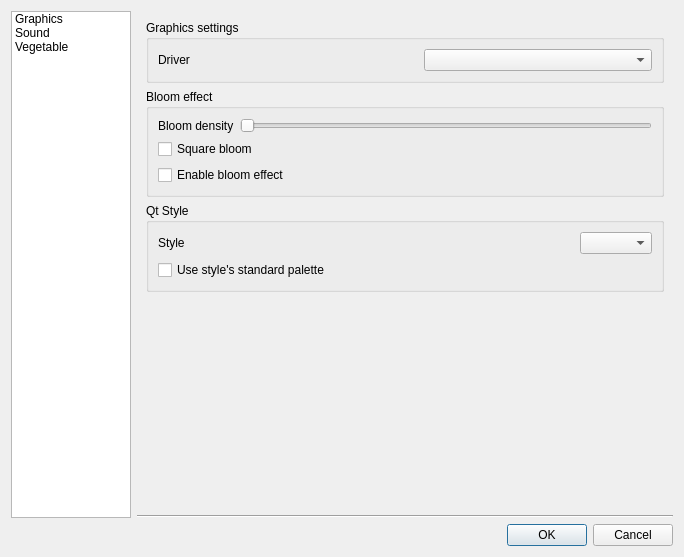
<?xml version="1.0" encoding="UTF-8"?>
<ui version="4.0">
 <class>CSettingsDialog</class>
 <widget class="QDialog" name="CSettingsDialog">
  <property name="windowModality">
   <enum>Qt::NonModal</enum>
  </property>
  <property name="geometry">
   <rect>
    <x>0</x>
    <y>0</y>
    <width>684</width>
    <height>557</height>
   </rect>
  </property>
  <property name="windowTitle">
   <string>Settings</string>
  </property>
  <property name="windowIcon">
   <iconset resource="object_viewer.qrc">
    <normaloff>:/images/preferences.png</normaloff>:/images/preferences.png</iconset>
  </property>
  <property name="modal">
   <bool>true</bool>
  </property>
  <layout class="QGridLayout" name="gridLayout">
   <item row="0" column="0" rowspan="2">
    <widget class="QListWidget" name="listWidget">
     <property name="sizePolicy">
      <sizepolicy hsizetype="Expanding" vsizetype="Expanding">
       <horstretch>0</horstretch>
       <verstretch>0</verstretch>
      </sizepolicy>
     </property>
     <property name="maximumSize">
      <size>
       <width>120</width>
       <height>16777215</height>
      </size>
     </property>
     <item>
      <property name="text">
       <string>Graphics</string>
      </property>
     </item>
     <item>
      <property name="text">
       <string>Sound</string>
      </property>
     </item>
     <item>
      <property name="text">
       <string>Vegetable</string>
      </property>
     </item>
    </widget>
   </item>
   <item row="0" column="1">
    <widget class="QStackedWidget" name="stackedWidget">
     <property name="sizePolicy">
      <sizepolicy hsizetype="Preferred" vsizetype="Expanding">
       <horstretch>0</horstretch>
       <verstretch>0</verstretch>
      </sizepolicy>
     </property>
     <property name="frameShape">
      <enum>QFrame::NoFrame</enum>
     </property>
     <property name="frameShadow">
      <enum>QFrame::Plain</enum>
     </property>
     <property name="currentIndex">
      <number>0</number>
     </property>
     <widget class="QWidget" name="graphicsPage">
      <layout class="QGridLayout" name="gridLayout_10">
       <item row="0" column="0">
        <widget class="QGroupBox" name="graphicsGroupBox">
         <property name="title">
          <string>Graphics settings</string>
         </property>
         <layout class="QGridLayout" name="gridLayout_3">
          <item row="0" column="0">
           <layout class="QHBoxLayout" name="horizontalLayout_3">
            <item>
             <widget class="QLabel" name="driverGraphLabel">
              <property name="text">
               <string>Driver</string>
              </property>
             </widget>
            </item>
            <item>
             <spacer name="horizontalSpacer_3">
              <property name="orientation">
               <enum>Qt::Horizontal</enum>
              </property>
              <property name="sizeHint" stdset="0">
               <size>
                <width>40</width>
                <height>20</height>
               </size>
              </property>
             </spacer>
            </item>
            <item>
             <widget class="QComboBox" name="driverGraphComboBox">
              <property name="sizePolicy">
               <sizepolicy hsizetype="MinimumExpanding" vsizetype="Fixed">
                <horstretch>0</horstretch>
                <verstretch>0</verstretch>
               </sizepolicy>
              </property>
             </widget>
            </item>
           </layout>
          </item>
         </layout>
        </widget>
       </item>
       <item row="1" column="0">
        <widget class="QGroupBox" name="groupBox_2">
         <property name="title">
          <string>Bloom effect</string>
         </property>
         <layout class="QGridLayout" name="gridLayout_5">
          <item row="0" column="0">
           <layout class="QHBoxLayout" name="horizontalLayout_5">
            <item>
             <widget class="QLabel" name="label_5">
              <property name="text">
               <string>Bloom density</string>
              </property>
             </widget>
            </item>
            <item>
             <widget class="QSlider" name="bloomDensityHorizontalSlider">
              <property name="maximum">
               <number>255</number>
              </property>
              <property name="orientation">
               <enum>Qt::Horizontal</enum>
              </property>
             </widget>
            </item>
           </layout>
          </item>
          <item row="1" column="0">
           <widget class="QCheckBox" name="squareBloomCheckBox">
            <property name="text">
             <string>Square bloom</string>
            </property>
           </widget>
          </item>
          <item row="2" column="0">
           <widget class="QCheckBox" name="enableBloomCheckBox">
            <property name="text">
             <string>Enable bloom effect</string>
            </property>
           </widget>
          </item>
         </layout>
        </widget>
       </item>
       <item row="2" column="0">
        <widget class="QGroupBox" name="qtStyleGroupBox">
         <property name="title">
          <string>Qt Style</string>
         </property>
         <layout class="QVBoxLayout" name="verticalLayout_3">
          <item>
           <layout class="QHBoxLayout" name="horizontalLayout_6">
            <item>
             <widget class="QLabel" name="label_6">
              <property name="text">
               <string>Style</string>
              </property>
             </widget>
            </item>
            <item>
             <spacer name="horizontalSpacer_5">
              <property name="orientation">
               <enum>Qt::Horizontal</enum>
              </property>
              <property name="sizeHint" stdset="0">
               <size>
                <width>40</width>
                <height>20</height>
               </size>
              </property>
             </spacer>
            </item>
            <item>
             <widget class="QComboBox" name="styleComboBox"/>
            </item>
           </layout>
          </item>
          <item>
           <widget class="QCheckBox" name="paletteCheckBox">
            <property name="text">
             <string>Use style's standard palette</string>
            </property>
           </widget>
          </item>
         </layout>
        </widget>
       </item>
       <item row="3" column="0">
        <spacer name="verticalSpacer_2">
         <property name="orientation">
          <enum>Qt::Vertical</enum>
         </property>
         <property name="sizeHint" stdset="0">
          <size>
           <width>20</width>
           <height>283</height>
          </size>
         </property>
        </spacer>
       </item>
      </layout>
     </widget>
     <widget class="QWidget" name="soundPage">
      <layout class="QGridLayout" name="gridLayout_4">
       <item row="0" column="0">
        <widget class="QGroupBox" name="soundGroupBox">
         <property name="title">
          <string>Sound settings</string>
         </property>
         <layout class="QGridLayout" name="gridLayout_2">
          <item row="0" column="0">
           <layout class="QVBoxLayout" name="verticalLayout">
            <item>
             <layout class="QHBoxLayout" name="horizontalLayout">
              <item>
               <widget class="QLabel" name="driverSndLabel">
                <property name="text">
                 <string>Driver</string>
                </property>
               </widget>
              </item>
              <item>
               <spacer name="horizontalSpacer">
                <property name="orientation">
                 <enum>Qt::Horizontal</enum>
                </property>
                <property name="sizeHint" stdset="0">
                 <size>
                  <width>40</width>
                  <height>20</height>
                 </size>
                </property>
               </spacer>
              </item>
              <item>
               <widget class="QComboBox" name="driverSndComboBox">
                <property name="sizePolicy">
                 <sizepolicy hsizetype="MinimumExpanding" vsizetype="Fixed">
                  <horstretch>0</horstretch>
                  <verstretch>0</verstretch>
                 </sizepolicy>
                </property>
               </widget>
              </item>
             </layout>
            </item>
            <item>
             <widget class="QCheckBox" name="autoLoadSampleCheckBox">
              <property name="text">
               <string>SoundAutoLoadSample</string>
              </property>
             </widget>
            </item>
            <item>
             <widget class="QCheckBox" name="enableOccludeObstructCheckBox">
              <property name="text">
               <string>SoundEnableOccludeObstruct</string>
              </property>
             </widget>
            </item>
            <item>
             <widget class="QCheckBox" name="enableReverbCheckBox">
              <property name="text">
               <string>SoundEnableReverb</string>
              </property>
             </widget>
            </item>
            <item>
             <widget class="QCheckBox" name="manualRolloffCheckBox">
              <property name="text">
               <string>SoundManualRolloff</string>
              </property>
             </widget>
            </item>
            <item>
             <widget class="QCheckBox" name="forceSoftwareCheckBox">
              <property name="text">
               <string>SoundForceSoftware</string>
              </property>
             </widget>
            </item>
            <item>
             <widget class="QCheckBox" name="useADPCMCheckBox">
              <property name="text">
               <string>SoundUseADPCM</string>
              </property>
             </widget>
            </item>
            <item>
             <layout class="QHBoxLayout" name="horizontalLayout_2">
              <item>
               <widget class="QLabel" name="maxTrackLabel">
                <property name="text">
                 <string>SoundMaxTrack</string>
                </property>
               </widget>
              </item>
              <item>
               <spacer name="horizontalSpacer_2">
                <property name="orientation">
                 <enum>Qt::Horizontal</enum>
                </property>
                <property name="sizeHint" stdset="0">
                 <size>
                  <width>40</width>
                  <height>20</height>
                 </size>
                </property>
               </spacer>
              </item>
              <item>
               <widget class="QSpinBox" name="maxTrackSpinBox">
                <property name="sizePolicy">
                 <sizepolicy hsizetype="Expanding" vsizetype="Fixed">
                  <horstretch>0</horstretch>
                  <verstretch>0</verstretch>
                 </sizepolicy>
                </property>
                <property name="specialValueText">
                 <string notr="true"/>
                </property>
                <property name="suffix">
                 <string notr="true"/>
                </property>
                <property name="prefix">
                 <string notr="true"/>
                </property>
               </widget>
              </item>
             </layout>
            </item>
           </layout>
          </item>
         </layout>
        </widget>
       </item>
       <item row="1" column="0">
        <spacer name="verticalSpacer">
         <property name="orientation">
          <enum>Qt::Vertical</enum>
         </property>
         <property name="sizeHint" stdset="0">
          <size>
           <width>20</width>
           <height>89</height>
          </size>
         </property>
        </spacer>
       </item>
      </layout>
     </widget>
     <widget class="QWidget" name="page">
      <layout class="QGridLayout" name="gridLayout_8">
       <item row="0" column="1">
        <widget class="QGroupBox" name="groupBox">
         <property name="title">
          <string>Setup Landscape</string>
         </property>
         <layout class="QGridLayout" name="gridLayout_9">
          <item row="0" column="0">
           <widget class="QLabel" name="label">
            <property name="text">
             <string>Tile bank:</string>
            </property>
           </widget>
          </item>
          <item row="0" column="1" colspan="2">
           <widget class="QLineEdit" name="tileBankLineEdit">
            <property name="sizePolicy">
             <sizepolicy hsizetype="Preferred" vsizetype="Fixed">
              <horstretch>0</horstretch>
              <verstretch>0</verstretch>
             </sizepolicy>
            </property>
           </widget>
          </item>
          <item row="0" column="3">
           <widget class="QToolButton" name="tileBankToolButton">
            <property name="text">
             <string>...</string>
            </property>
           </widget>
          </item>
          <item row="1" column="0">
           <widget class="QLabel" name="label_2">
            <property name="text">
             <string>Tile far bank:</string>
            </property>
           </widget>
          </item>
          <item row="1" column="1" colspan="2">
           <widget class="QLineEdit" name="tileFarBankLineEdit">
            <property name="sizePolicy">
             <sizepolicy hsizetype="Preferred" vsizetype="Fixed">
              <horstretch>0</horstretch>
              <verstretch>0</verstretch>
             </sizepolicy>
            </property>
           </widget>
          </item>
          <item row="1" column="3">
           <widget class="QToolButton" name="tileFarBankToolButton">
            <property name="text">
             <string>...</string>
            </property>
           </widget>
          </item>
          <item row="2" column="0">
           <widget class="QLabel" name="label_4">
            <property name="text">
             <string>Vegetable texture:</string>
            </property>
           </widget>
          </item>
          <item row="2" column="1" colspan="2">
           <widget class="QLineEdit" name="vegetTextureLineEdit">
            <property name="sizePolicy">
             <sizepolicy hsizetype="Preferred" vsizetype="Fixed">
              <horstretch>0</horstretch>
              <verstretch>0</verstretch>
             </sizepolicy>
            </property>
           </widget>
          </item>
          <item row="2" column="3">
           <widget class="QToolButton" name="vegetTexToolButton">
            <property name="text">
             <string>...</string>
            </property>
           </widget>
          </item>
          <item row="3" column="0">
           <widget class="QLabel" name="label_3">
            <property name="text">
             <string>Landscape zones:</string>
            </property>
           </widget>
          </item>
          <item row="3" column="1">
           <spacer name="horizontalSpacer_4">
            <property name="orientation">
             <enum>Qt::Horizontal</enum>
            </property>
            <property name="sizeType">
             <enum>QSizePolicy::Expanding</enum>
            </property>
            <property name="sizeHint" stdset="0">
             <size>
              <width>118</width>
              <height>20</height>
             </size>
            </property>
           </spacer>
          </item>
          <item row="3" column="2" colspan="2">
           <layout class="QHBoxLayout" name="horizontalLayout_4">
            <property name="sizeConstraint">
             <enum>QLayout::SetMinimumSize</enum>
            </property>
            <item>
             <widget class="QToolButton" name="addZoneToolButton">
              <property name="sizePolicy">
               <sizepolicy hsizetype="Fixed" vsizetype="Fixed">
                <horstretch>0</horstretch>
                <verstretch>0</verstretch>
               </sizepolicy>
              </property>
              <property name="text">
               <string>...</string>
              </property>
              <property name="icon">
               <iconset resource="object_viewer.qrc">
                <normaloff>:/images/list-add.png</normaloff>:/images/list-add.png</iconset>
              </property>
              <property name="iconSize">
               <size>
                <width>16</width>
                <height>16</height>
               </size>
              </property>
             </widget>
            </item>
            <item>
             <widget class="QToolButton" name="removeZoneToolButton">
              <property name="text">
               <string>...</string>
              </property>
              <property name="icon">
               <iconset resource="object_viewer.qrc">
                <normaloff>:/images/list-remove.png</normaloff>:/images/list-remove.png</iconset>
              </property>
             </widget>
            </item>
           </layout>
          </item>
          <item row="4" column="0" colspan="4">
           <widget class="QListWidget" name="zonesListWidget">
            <property name="sizePolicy">
             <sizepolicy hsizetype="Preferred" vsizetype="Expanding">
              <horstretch>0</horstretch>
              <verstretch>0</verstretch>
             </sizepolicy>
            </property>
           </widget>
          </item>
         </layout>
        </widget>
       </item>
      </layout>
     </widget>
    </widget>
   </item>
   <item row="1" column="1">
    <widget class="Line" name="line">
     <property name="orientation">
      <enum>Qt::Horizontal</enum>
     </property>
    </widget>
   </item>
   <item row="2" column="1">
    <widget class="QDialogButtonBox" name="buttonBox">
     <property name="orientation">
      <enum>Qt::Horizontal</enum>
     </property>
     <property name="standardButtons">
      <set>QDialogButtonBox::Cancel|QDialogButtonBox::Ok</set>
     </property>
    </widget>
   </item>
  </layout>
 </widget>
 <tabstops>
  <tabstop>listWidget</tabstop>
  <tabstop>driverGraphComboBox</tabstop>
  <tabstop>driverSndComboBox</tabstop>
  <tabstop>autoLoadSampleCheckBox</tabstop>
  <tabstop>enableOccludeObstructCheckBox</tabstop>
  <tabstop>enableReverbCheckBox</tabstop>
  <tabstop>manualRolloffCheckBox</tabstop>
  <tabstop>forceSoftwareCheckBox</tabstop>
  <tabstop>useADPCMCheckBox</tabstop>
  <tabstop>maxTrackSpinBox</tabstop>
  <tabstop>buttonBox</tabstop>
 </tabstops>
 <resources>
  <include location="object_viewer.qrc"/>
 </resources>
 <connections>
  <connection>
   <sender>buttonBox</sender>
   <signal>accepted()</signal>
   <receiver>CSettingsDialog</receiver>
   <slot>accept()</slot>
   <hints>
    <hint type="sourcelabel">
     <x>222</x>
     <y>385</y>
    </hint>
    <hint type="destinationlabel">
     <x>157</x>
     <y>274</y>
    </hint>
   </hints>
  </connection>
  <connection>
   <sender>buttonBox</sender>
   <signal>rejected()</signal>
   <receiver>CSettingsDialog</receiver>
   <slot>reject()</slot>
   <hints>
    <hint type="sourcelabel">
     <x>290</x>
     <y>391</y>
    </hint>
    <hint type="destinationlabel">
     <x>286</x>
     <y>274</y>
    </hint>
   </hints>
  </connection>
  <connection>
   <sender>listWidget</sender>
   <signal>currentRowChanged(int)</signal>
   <receiver>stackedWidget</receiver>
   <slot>setCurrentIndex(int)</slot>
   <hints>
    <hint type="sourcelabel">
     <x>69</x>
     <y>96</y>
    </hint>
    <hint type="destinationlabel">
     <x>226</x>
     <y>360</y>
    </hint>
   </hints>
  </connection>
 </connections>
</ui>
